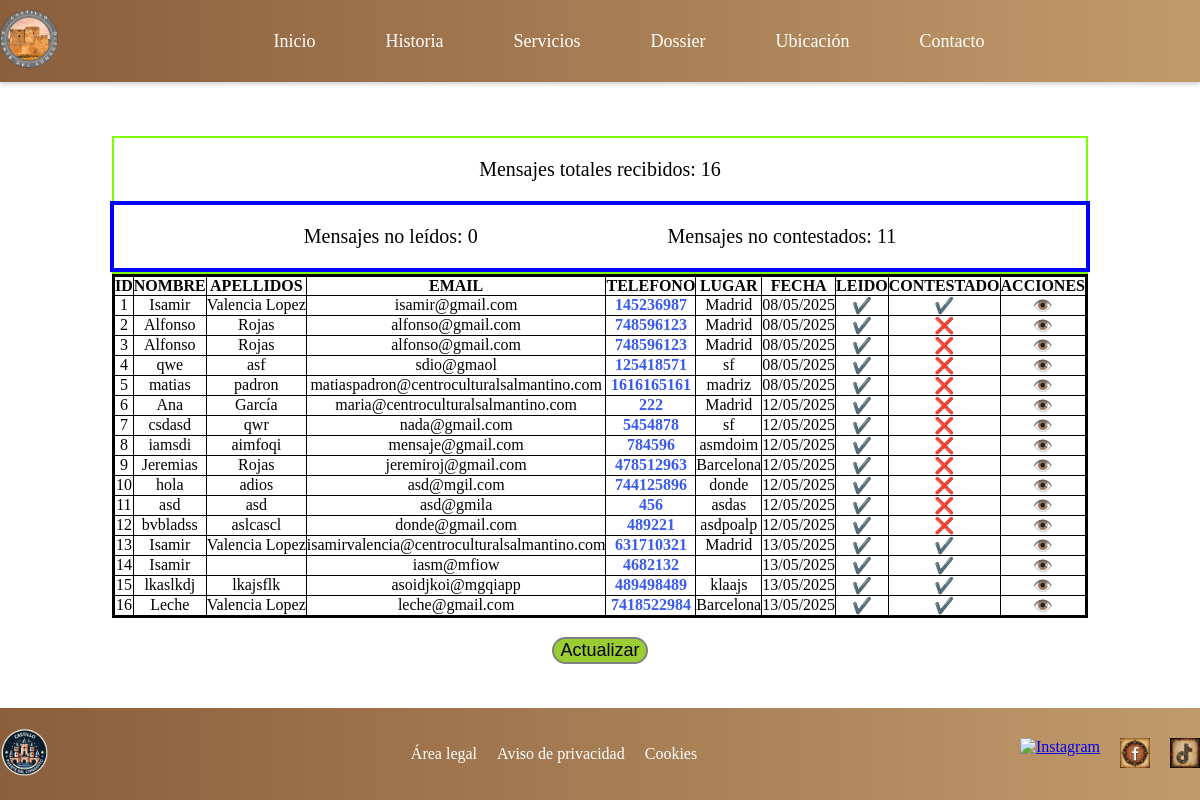
Page /chat/ on the committed database.
### appcastillocongosto/models.py (models this page shows, shortened)
class Contacto(models.Model):
    id = models.AutoField(primary_key=True)
    nombre = models.CharField("Nombre", max_length=25)
    apellidos = models.CharField("Apellidos", max_length=100, null=True, blank=True)
    email = models.CharField("Email", max_length=100, null=True, blank=True)
    telefono = models.CharField("Telefono", max_length=9, null=True, blank=True)
    lugar = models.CharField("Lugar", max_length=100, null=True, blank=True)
    fecha = models.DateTimeField("Fecha y Hora", default=timezone.now)
    mensaje = models.TextField("Mensaje")
    leido = models.BooleanField("Leido", default=False)
    contestado = models.BooleanField("Contestado", default=False)
    class Meta:
        verbose_name = "Contacto"
        verbose_name_plural = "Contactos"
        ordering = ['nombre']

### appcastillocongosto/views.py (the view)
# urls.py: path('chat/', views.chat, name='chat'),
def chat(request):
    lista_contactos = Contacto.objects.all().order_by('leido')
    numcontactos = Contacto.objects.count()
    numleidos = Contacto.objects.filter(leido=False).count()
    numcontestados = Contacto.objects.filter(contestado=False).count()
    if request.method == 'POST':
        return redirect('chat')
    context = {'lista_contactos': lista_contactos, 'numleidos': numleidos, 'numcontestados': numcontestados, 'numcontactos': numcontactos}
    return render(request, 'chat.html', context=context)

### templates/chat.html (shortened to what this page needs)
{% extends "base2.html" %}
{% load static %}
{% block head %}
<link rel="stylesheet" href="{% static 'css/chat.css' %}">
{% endblock %}
{% block content %}
<br><br><br><br>
<div>
    <div class="num-mensajes">
        <div class="num-mensajes1">
            <p class="num-mensajes-text">Mensajes totales recibidos: {{ numcontactos }}</p>
        </div>
        <div class="num-mensajes2">
            <p class="num-mensajes-text">Mensajes no leídos: {{ numleidos }}</p>
            <p class="num-mensajes-text">Mensajes no contestados: {{ numcontestados }}</p>
        </div>
    </div>
    <div class="tabla">
        <table>
            <thead>
                <th class="th-chat">ID</th>
                <th class="th-chat">NOMBRE</th>
                <th class="th-chat">APELLIDOS</th>
                <th class="th-chat">EMAIL</th>
                <th class="th-chat">TELEFONO</th>
                <th class="th-chat">LUGAR</th>
                <th class="th-chat">FECHA</th>
                <th class="th-chat">LEIDO</th>
                <th class="th-chat">CONTESTADO</th>
                <th class="th-chat">ACCIONES</th>
            </thead>
            <tbody>
                {% for i in lista_contactos %}
                    <tr>
                        <td> {{ i.id }}</td>
                        <td> {{ i.nombre }}</td>
                        <td> {{ i.apellidos }}</td>
                        <td> {{ i.email }}</td>
                        <td> <a href="{% url 'ver_contacto' id=i.id %}" target="_blank" class="telefono">{{ i.telefono }}</a></td>
                        <td> {{ i.lugar }}</td>
                        <td> {{ i.fecha|date:"d/m/Y" }}</td>
                        <td> {% if i.leido %}✔️{% else %}❌{% endif %}</td>
                        <td> {% if i.contestado %}✔️{% else %}❌{% endif %}</td>
                        <td> <a class="boton-accion" href="{% url 'ver_mensaje' id=i.id %}">👁️</a></td>
                    </tr>
                {% endfor %}
            </tbody>
        </table>
    </div>
    <div class="btn-actualizar">
        <form method="post">
            <input type="submit" value="Actualizar" class="btn-actualizar-text">
        </form>
    </div>
</div>
{% endblock content %}

### templates/base2.html (shortened to what this page needs)
{% load static %}
<!DOCTYPE html>
<html lang="es">
<head>
    {% block head %}
    {% endblock %}
</head>
<body>
    {% include "navbar.html" %}
    {% block content %}
    {% endblock %}
    {% include "footer.html" %}
</body>
</html>

### templates/navbar.html (shortened to what this page needs)
{% load static %}
{% block head %}
<link rel="stylesheet" href="{% static 'css/navbar.css' %}">
{% endblock %}
{% block content %}
<nav class="navbar">
    <div class="navbar-container">
        <div class="navbar-logo" style="cursor: pointer;">
            <img data-img="{% static 'images/Logo-Castillo-Puente-del-Congosto-hd.png' %}" src="{% static 'images/Logo-Castillo-Puente-del-Congosto-hd.png' %}" alt="Logotipo del Castillo" id="logo-expandible" height="48" width="48">
        </div>
        <ul class="navbar-menu">
            {% if not request.user.is_authenticated %}
                <li><a href="{% url 'home' %}">Inicio</a></li>
                <li><a href="{% url 'historia' %}">Historia</a></li>
                <li><a href="{% url 'servicios' %}">Servicios</a></li>
                <li><a href="{% url 'dossier' %}">Dossier</a></li>
                <li><a href="{% url 'ubicacion' %}">Ubicación</a></li>
                <li><a href="{% url 'contacto' %}">Contacto</a></li>
            {% endif %}
        </ul>
    </div>
</nav>
{% endblock %}

### templates/footer.html
{% load static %}
{% block head %}
<link rel="stylesheet" href="{% static 'css/footer.css' %}">
{% endblock %}
{% block content %}
<footer class="footer">
    <div class="footer-container">
        <a href="/" class="footer-logo">
            <img src="{% static 'images/logo.png' %}" height="48" width="48" alt="Logo">
        </a>
        <div class="political-links">
            <ul>
                <li><a href="" class="political-link">Área legal</a></li>
                <li><a href="" class="political-link">Aviso de privacidad</a></li>
                <li><a href="" class="political-link">Cookies</a></li>
            </ul>
        </div>
        <div class="social-icons">
            <a href="#" class="social-icon">
                <img src="{% static 'images/instagram.png' %}" alt="Instagram" height="30" width="30" title="Instagram">
            </a>
            <a href="#" class="social-icon">
                <img src="{% static 'images/facebook.png' %}" alt="Facebook" height="30" width="30" title="Facebook">
            </a>
            <a href="#" class="social-icon">
                <img src="{% static 'images/tiktok.png' %}" alt="Tiktok" height="30" width="30" title="Tiktok">
            </a>
        </div>
    </div>
</footer>
{% endblock %}

### static/css/chat.css (style rules this page uses)
body { height: 100vh; margin: 0; padding: 0; display: flex; justify-content: center; align-items: center; }
.tabla { border: 2px solid black; }
.boton-accion { text-decoration: none; }
.num-mensajes { display: flex; flex-direction: column; align-items: center; justify-content: space-evenly; border: 2px solid lawngreen; }
.num-mensajes2 { border: 4px solid blue; display: flex; justify-content: space-evenly; width: 100%; }
.num-mensajes-text { font-size: 20px; }
.telefono { text-decoration: none; color: rgba(8, 49, 233, 0.801); font-weight: bold; }
.btn-actualizar { padding-top: 2%; display: flex; justify-content: center; }
.btn-actualizar-text { background: yellowgreen; border-radius: 20px; border: 2px solid grey; font-size: 18px; cursor: pointer; }
table { margin: 0; border: 1px solid black; border-collapse: collapse; }
th { border: 0.5px solid black; margin: 0; padding: 0; text-align: center; }
td { border: 0.5px solid black; margin: 0; padding: 0; text-align: center; }

### static/css/navbar.css (style rules this page uses)
.navbar { background: linear-gradient(90deg, #8B5E3C 0%, #C19A6B 100%); padding: 10px 0; width: 100%; position: fixed; top: 0; z-index: 1; display: flex; box-shadow: 0 2px 5px rgba(0, 0, 0, 0.2); }
.navbar-container { display: flex; width: 100%; max-width: 1200px; margin: 0 auto; align-items: center; justify-content: space-between; }
.navbar-logo img { height: 58px; width: 58px; transition: height 2s, width 2s; }
.navbar-menu { list-style: none; display: flex; gap: 20px; margin: 0; padding: 0; }
.navbar-menu li { display: inline-block; }
.navbar-menu a { color: white; text-decoration: none; font-size: 18px; padding: 10px 15px; transition: 0.3s; }

### static/css/footer.css (style rules this page uses)
footer { background: linear-gradient(90deg, #8B5E3C 0%, #C19A6B 100%); padding: 20px 0; text-align: center; position: fixed; bottom: 0; width: 100%; }
.footer-container { display: flex; width: 100%; max-width: 1200px; margin: 0 auto; justify-content: space-between; }
.footer-logo img { height: 48px; width: 48px; }
.political-links { display: inline; justify-content: center; align-items: center; margin: auto; }
ul { list-style: none; display: flex; justify-content: space-between; }
li { padding-inline: 10px; }
.political-link { text-decoration: none; color: white; }
.social-icons { display: flex; gap: 20px; justify-content: space-between; margin-top: 10px; }
.social-icon img { transition: 0.3s; cursor: pointer; transform: height 2s, width 2s; }

### templates/base2.html (style rules this page uses)
html { overflow-y: scroll; }
body { overflow: hidden; }

### rows in the picture
Contacto: id "1", nombre "Isamir", apellidos "Valencia Lopez", email "isamir@gmail.com", telefono "145236987", lugar "Madrid", fecha "08/05/2025"
Contacto: id "2", nombre "Alfonso", apellidos "Rojas", email "alfonso@gmail.com", telefono "748596123", lugar "Madrid", fecha "08/05/2025"
Contacto: id "3", nombre "Alfonso", apellidos "Rojas", email "alfonso@gmail.com", telefono "748596123", lugar "Madrid", fecha "08/05/2025"
Contacto: id "4", nombre "qwe", apellidos "asf", email "sdio@gmaol", telefono "125418571", lugar "sf", fecha "08/05/2025"
Contacto: id "5", nombre "matias", apellidos "padron", email "matiaspadron@centroculturalsalmantino.com", telefono "1616165161", lugar "madriz", fecha "08/05/2025"
Contacto: id "6", nombre "Ana", apellidos "García", email "maria@centroculturalsalmantino.com", telefono "222", lugar "Madrid", fecha "12/05/2025"
Contacto: id "7", nombre "csdasd", apellidos "qwr", email "nada@gmail.com", telefono "5454878", lugar "sf", fecha "12/05/2025"
Contacto: id "8", nombre "iamsdi", apellidos "aimfoqi", email "mensaje@gmail.com", telefono "784596", lugar "asmdoim", fecha "12/05/2025"
Contacto: id "9", nombre "Jeremias", apellidos "Rojas", email "jeremiroj@gmail.com", telefono "478512963", lugar "Barcelona", fecha "12/05/2025"
Contacto: id "10", nombre "hola", apellidos "adios", email "asd@mgil.com", telefono "744125896", lugar "donde", fecha "12/05/2025"
Contacto: id "11", nombre "asd", apellidos "asd", email "asd@gmila", telefono "456", lugar "asdas", fecha "12/05/2025"
Contacto: id "12", nombre "bvbladss", apellidos "aslcascl", email "donde@gmail.com", telefono "489221", lugar "asdpoalp", fecha "12/05/2025"
Contacto: id "13", nombre "Isamir", apellidos "Valencia Lopez", email "isamirvalencia@centroculturalsalmantino.com", telefono "631710321", lugar "Madrid", fecha "13/05/2025"
Contacto: id "14", nombre "Isamir", email "iasm@mfiow", telefono "4682132", fecha "13/05/2025"
Contacto: id "15", nombre "lkaslkdj", apellidos "lkajsflk", email "asoidjkoi@mgqiapp", telefono "489498489", lugar "klaajs", fecha "13/05/2025"
Contacto: id "16", nombre "Leche", apellidos "Valencia Lopez", email "leche@gmail.com", telefono "7418522984", lugar "Barcelona", fecha "13/05/2025"

### other values in the picture
{{ numcontactos }} "16"
{{ numleidos }} "0"
{{ numcontestados }} "11"
